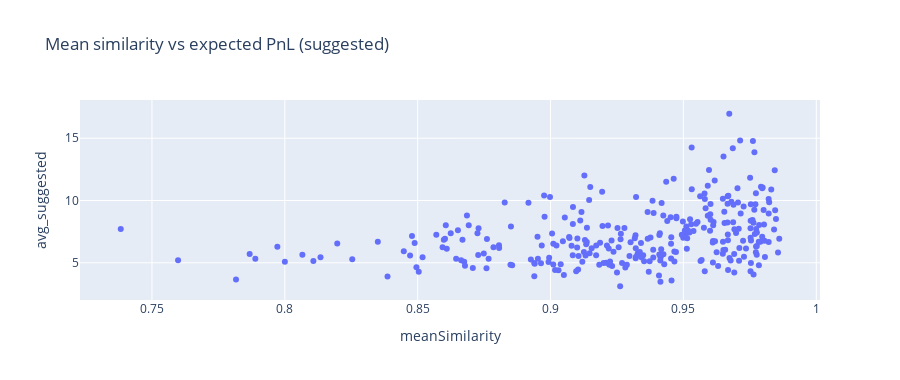

Notebook source saved alongside this figure:
### Code cell
fig = px.scatter(wf_clean, x='meanSimilarity', y='avg_suggested', title='Mean similarity vs expected PnL (suggested)')
fig.update_layout(height=380)
fig

### Figure 1 — Plotly figure (JSON) as saved in the notebook; plotly's stock layout.template omitted (floating-point values rounded to 4 significant figures; data arrays with more than 128 entries replaced by an {"elided": "..."} marker saying what was removed)
{"data": [{"hovertemplate": "meanSimilarity=%{x}<br>avg_suggested=%{y}<extra></extra>", "legendgroup": "", "marker": {"color": "#636efa", "symbol": "circle"}, "mode": "markers", "name": "", "orientation": "v", "showlegend": false, "type": "scatter", "x": {"elided": "300 float values"}, "xaxis": "x", "y": {"elided": "300 float values"}, "yaxis": "y"}], "layout": {"height": 380, "legend": {"tracegroupgap": 0}, "title": {"text": "Mean similarity vs expected PnL (suggested)"}, "xaxis": {"anchor": "y", "domain": [0, 1], "title": {"text": "meanSimilarity"}}, "yaxis": {"anchor": "x", "domain": [0, 1], "title": {"text": "avg_suggested"}}}}
